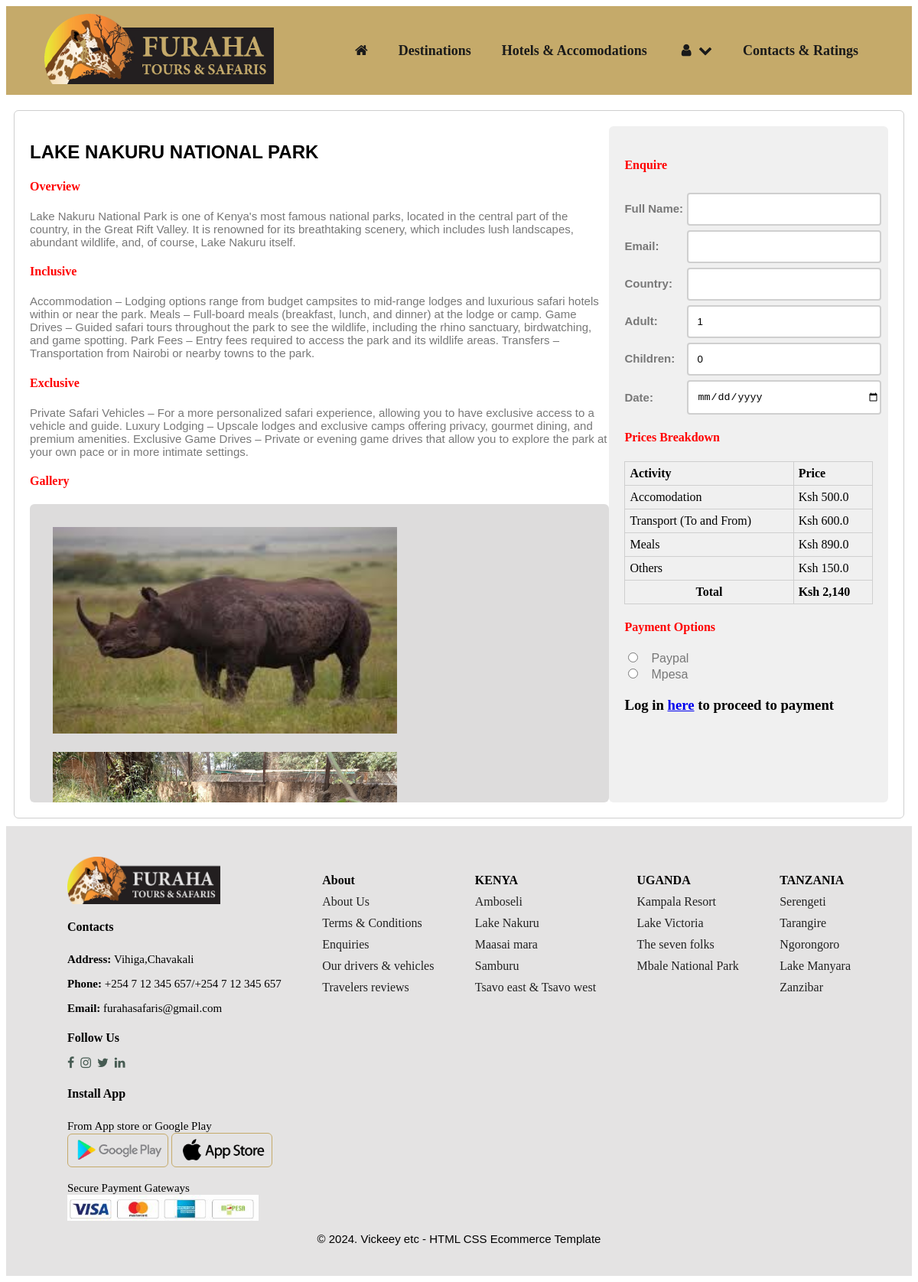
Page /trip/2/ on the committed database.
### tourapp/models.py (models this page shows, shortened)
class Trip(models.Model):
    title = models.CharField(max_length=100)
    overview = models.CharField(max_length=500)
    inclusive = models.CharField(max_length=500)
    exclusive = models.CharField(max_length=500)
    image1 = models.ImageField(upload_to='images/',default='images/giraffe.jpg')
    image2 = models.ImageField(upload_to='images/',default='images/giraffe.jpg')
    image3 = models.ImageField(upload_to='images/',default='images/giraffe.jpg')
    image4 = models.ImageField(upload_to='images/',default='images/giraffe.jpg')
    accomodation = models.FloatField(default=0)
    transport = models.FloatField(default=0)
    meals = models.FloatField(default=0)
    others = models.FloatField(default=0)
    def get_trip_total_amount(self):
        return round(self.accomodation + self.transport + self.meals + self.others)

### tourapp/views.py (the view, shortened to what this page needs)
# urls.py: path('trip/<pk>/',TripView.as_view(),name='trip'),
class TripView(DetailView):
    model = Trip
    template_name = 'trips.html'
    def get_context_data(self,*args,**kwargs):
        context = super().get_context_data(**kwargs)
        context['form'] = TripBookingForm()
        return context

### tourapp/forms.py
class TripBookingForm(forms.Form):
    full_name = forms.CharField(required=False)
    email = forms.EmailField(required=False)
    country = forms.CharField(required=False)
    adult = forms.IntegerField(required=False)
    children = forms.IntegerField(required=False)
    date = forms.DateField(required=False)
    payment_options = forms.ChoiceField(widget=forms.RadioSelect,choices=PAYMENT_OPTIONS)

### templates/trips.html (shortened to what this page needs)
{% extends 'base.html' %}
{% load static %}
{% block content %}
<body>
    <section id="header">
        <a href="{% url 'home' %}"><img class="logo" src="{% static 'images/logo.png' %}"></a>
        <div>
            <ul id="navbar">
                <li><a href="{% url 'home' %}"><i class="fa fa-home"></i></a></li>
                <li id="dropdown"><a href="{% url 'destinations' %}">Destinations</a> </li>
                <li id="dropdown"><a href="{% url 'hotel' %}">Hotels & Accomodations</a></li>
                {% if user.is_authenticated %}
                <li id="dropdown"><a href=""><i class="fa fa-user"></i>
                    <span>Hi, {{user.get_full_name}}</span>
                    <i class="fa fa-chevron-down"></i>
                        <div class="dropdown-menu">
                            <a href="{% url 'logout' %}">Logout</a>
                        </div></a>
                    </a>
                </li>
                {% else %}
                <li id="dropdown"><a href=""><i class="fa fa-user"></i>
                    <i class="fa fa-chevron-down"></i>
                        </a>
                </li>
                {% endif %}
                <li><a href="{% url 'contact' %}">Contacts & Ratings</a></li>
            </ul>
        </div>
    </section>
    <section id="detail">
        <div class="detail-content">
            <h2>{{object.title}}</h2>
            <h4>Overview</h4>
            <p>{{object.overview}}</p>
            <div class="incl-excl">
                <div>
                    <h4>Inclusive</h4>
                    <p>{{object.inclusive}}</p>
                </div>
                <div>
                    <h4>Exclusive</h4>
                    <p>{{object.exclusive}}</p>
                </div>
            </div>
            <div class="gallery">
                <h4>Gallery</h4>
                <div>
                    <img src="{{object.image1.url}}">
                    <img src="{{object.image2.url}}">
                </div>
            </div>
        </div>
        <div class="booking">
            <form action="" method="POST">
                <h4>Enquire</h4>
                <div class="row">
                    <div class="col-25"><label>Full Name:</label></div>
                    <div class="col-75"><input type="text" name="full_name"></div>
                </div>
                <div class="row">
                    <div class="col-25"><label>Email:</label></div>
                    <div class="col-75"><input type="email" name="email"></div>
                </div>
                <div class="row">
                    <div class="col-25"><label>Country:</label></div>
                    <div class="col-75"><input type="text" name="country"></div>
                </div>
                <div class="row">
                    <div class="col-25"><label>Adult:</label></div>
                    <div class="col-75"><input type="number" value="1" name="adult"></div>
                </div>
                <div class="row">
                    <div class="col-25"><label>Children:</label></div>
                    <div class="col-75"><input type="number" value="0" name="children"></div>
                </div>
                <div class="row">
                    <div class="col-25"><label>Date:</label></div>
                    <div class="col-75"><input type="date" name="date"></div>
                </div>
                <div class="prices">
                    <h4>Prices Breakdown</h4>
                    <table>
                        <tr>
                            <th>Activity</th>
                            <th>Price</th>
                        </tr>
                        <tr>
                            <td>Accomodation</td>
                            <td>Ksh {{object.accomodation}}</td>
                        </tr>
                        <tr>
                            <td>Transport (To and From)</td>
                            <td>Ksh {{object.transport}}</td>
                        </tr>
                        <tr>
                            <td>Meals</td>
                            <td>Ksh {{object.meals}}</td>
                        </tr>
                        <tr>
                            <td>Others</td>
                            <td>Ksh {{object.others}}</td>
                        </tr>
                        <tr>
                            <td style="text-align: center;"><Strong>Total</Strong></td>
                            <td><strong>Ksh {{object.get_trip_total_amount}}</strong></td>
                        </tr>
                    </table>
                </div>
                <div class="payment-options">
                    <h4>Payment Options</h4>
                    {% for value,name in form.fields.payment_options.choices %}
                    <div>
                        <input type="radio" value="{{value}}" name="payment_options">
                        <label for="">{{name}}</label>
                    </div>
                    {% endfor %}
                </div>
                {% if user.is_authenticated %}
                <button class="normal" type="submit">Proceed to Payment</button>
                {% else %}
                <h3>Log in <a href="{% url 'login' %}">here</a> to proceed to payment</h3>
                {% endif %}
            </form>
        </div>
    </section>
    <footer class="section-p1">
        <div class="col">
            <img class="logo" src="{% static 'images/logo.png' %}">
            <h4>Contacts</h4>
            <p><strong>Address: </strong>Vihiga,Chavakali</p>
            <p><strong>Phone: </strong>+254 7 12 345 657/+254 7 12 345 657</p>
            <p><strong>Email: </strong>furahasafaris@gmail.com</p>
            <div class="follow">
                <h4>Follow Us</h4>
                <div class="icon">
                    <i class="fa fa-facebook"></i>
                    <i class="fa fa-instagram"></i>
                    <i class="fa fa-twitter"></i>
                    <i class="fa fa-linkedin"></i>
                </div>
            </div>
        </div>
        <div class="col">
            <h4>About</h4>
            <a href="#">About Us</a>
            <a href="#">Terms & Conditions</a>
            <a href="#">Enquiries</a>
            <a href="#">Our drivers & vehicles</a>
            <a href="#">Travelers reviews</a>
        </div>
        <div class="col">
            <h4>KENYA</h4>
            <a href="#">Amboseli </a>
            <a href="#">Lake Nakuru</a>
            <a href="#">Maasai mara</a>
            <a href="#">Samburu</a>
            <a href="#">Tsavo east & Tsavo west</a>
        </div>
        <div class="col">
            <h4>UGANDA</h4>
            <a href="#">Kampala Resort </a>
            <a href="#">Lake Victoria</a>
            <a href="#">The seven folks</a>
            <a href="#">Mbale National Park</a>
        </div>
        <div class="col">
            <h4>TANZANIA</h4>
            <a href="#">Serengeti </a>
            <a href="#">Tarangire</a>
            <a href="#">Ngorongoro</a>
            <a href="#">Lake Manyara</a>
            <a href="#">Zanzibar</a>
        </div>
        <div class="col install">
            <h4>Install App</h4>
            <p>From App store or Google Play</p>
            <div class="row">
                <img src="{% static 'images/googleplay.png' %}">
                <img src="{% static 'images/gooleapp.png' %}">
            </div>
            <p>Secure Payment Gateways</p>
            <img class="payment" src="{% static 'images/gateway.JPG' %}">
        </div>
        <div class="copyright">
            <p>© 2024. Vickeey etc - HTML CSS Ecommerce Template</p>
        </div>
    </footer>
</body>
{% endblock content %}

### static/css/tour.css (style rules this page uses)
.section-p1 { padding: 40px 80px; }
#header { display: flex; justify-content: space-between; padding: 10px 50px; align-items: center; background: #c5aa6a; z-index: 999; position: sticky; top: 0; left: 0; }
#header .logo { width: 300px; }
#navbar { display: flex; }
#navbar li { list-style-type: none; padding: 0 20px; position: relative; font-family: cursive; font-weight: 600; font-size: 18px; }
#navbar li a { text-decoration: none; color: #1a1a1a; }
#dropdown i { margin-left: 5px; }
#dropdown .dropdown-menu a { display: block; word-break: break-all; padding: 0px 5px 5px 10px; font-family: Helvetica; color: #787878; font-weight: normal; font-size: 16px; }
footer { display: flex; justify-content: space-between; flex-wrap: wrap; background: #e4e3e3; }
footer .logo { width: 200px; }
footer .col { display: flex; flex-direction: column; }
footer h4 { font-size: 16px; margin-bottom: 10px; }
footer p { font-size: 15px; margin-bottom: 0; }
footer a { text-decoration: none; color: #222; margin-bottom: 10px; }
footer .follow i { color: #465b52; padding-right: 4px; margin-top: 5px; }
footer .row img { width: 120px; border: 1px solid #c5aa6a; border-radius: 6px; padding: 5px; }
footer .payment { width: 250px; }
footer .copyright { width: 100%; text-align: center; font-family: sans-serif; padding-top: 0; }
#detail { display: flex; border: 1px solid #cfcfcf; margin: 10px; padding: 20px; border-radius: 6px; }
#detail h2 { font-family: Arial, Helvetica, sans-serif; text-transform: uppercase; }
#detail .detail-content { width: 70%; }
#detail .detail-content .gallery div { height : 350px; padding: 20px; overflow-y : scroll; background: #dddcdc; border-radius: 6px; }
#detail .detail-content .gallery img { width: 450px; height: 270px; margin: 10px; }
.booking { width: 30%; background: #F0F0F0; padding: 20px; border-radius: 6px; }
#detail h4 { font-family: cursive; color: red; }
#detail p { font-family: sans-serif; font-size: 15px; color: #787878; }
.booking .row { display: flex; }
.booking .row .col-25 { width: 25%; margin-top: 6px; align-content: center; font-family: monospace; font-weight: 600; font-size: 15px; }
.booking .row .col-75 { width: 75%; margin-top: 6px; }
.booking .row input { padding: 12px 0 12px 12px; width: 98%; border-radius: 4px; border: 2px solid #cfcfcf; outline: none; }
.booking .prices table { width: 100%; border: 1px solid #cfcfcf; border-collapse: collapse; }
.booking .prices table th,td { text-align: left; padding: 6px; border: 1px solid #cfcfcf; border-collapse: collapse; }
.booking .payment-options label { font-family: sans-serif; padding: 10px; }
#payment .content p,label { font-family: sans-serif; color: #787878; line-height: 20px; }
#summary-table td,th { border: none; padding: 12px; }

### rows in the picture
Trip: title "LAKE NAKURU NATIONAL PARK", overview "Lake Nakuru National Park is one of Kenya's most famous national parks, located in the central part of the country, in the Great Rift Valley. It is renowned for its breathtaking scenery, which includes lush landscapes, abundant wildlife, and, of course, Lake Nakuru itself.", inclusive "Accommodation – Lodging options range from budget campsites to mid-range lodges and luxurious safari hotels within or near the park. Meals – Full-board meals (breakfast, lunch, and dinner) at the lodge or camp. Game Drives – Guided safari tours throughout the park to see the wildlife, including the rhino sanctuary, birdwatching, and game spotting. Park Fees – Entry fees required to access the park and its wildlife areas. Transfers – Transportation from Nairobi or nearby towns to the park.", exclusive "Private Safari Vehicles – For a more personalized safari experience, allowing you to have exclusive access to a vehicle and guide. Luxury Lodging – Upscale lodges and exclusive camps offering privacy, gourmet dining, and premium amenities. Exclusive Game Drives – Private or evening game drives that allow you to explore the park at your own pace or in more intimate settings.", image1 (picture), image2 (picture), accomodation "500.0", transport "600.0", meals "890.0", others "150.0", get_trip_total_amount "2,140"

### other values in the picture
{{ name }} "Paypal" "Mpesa"
